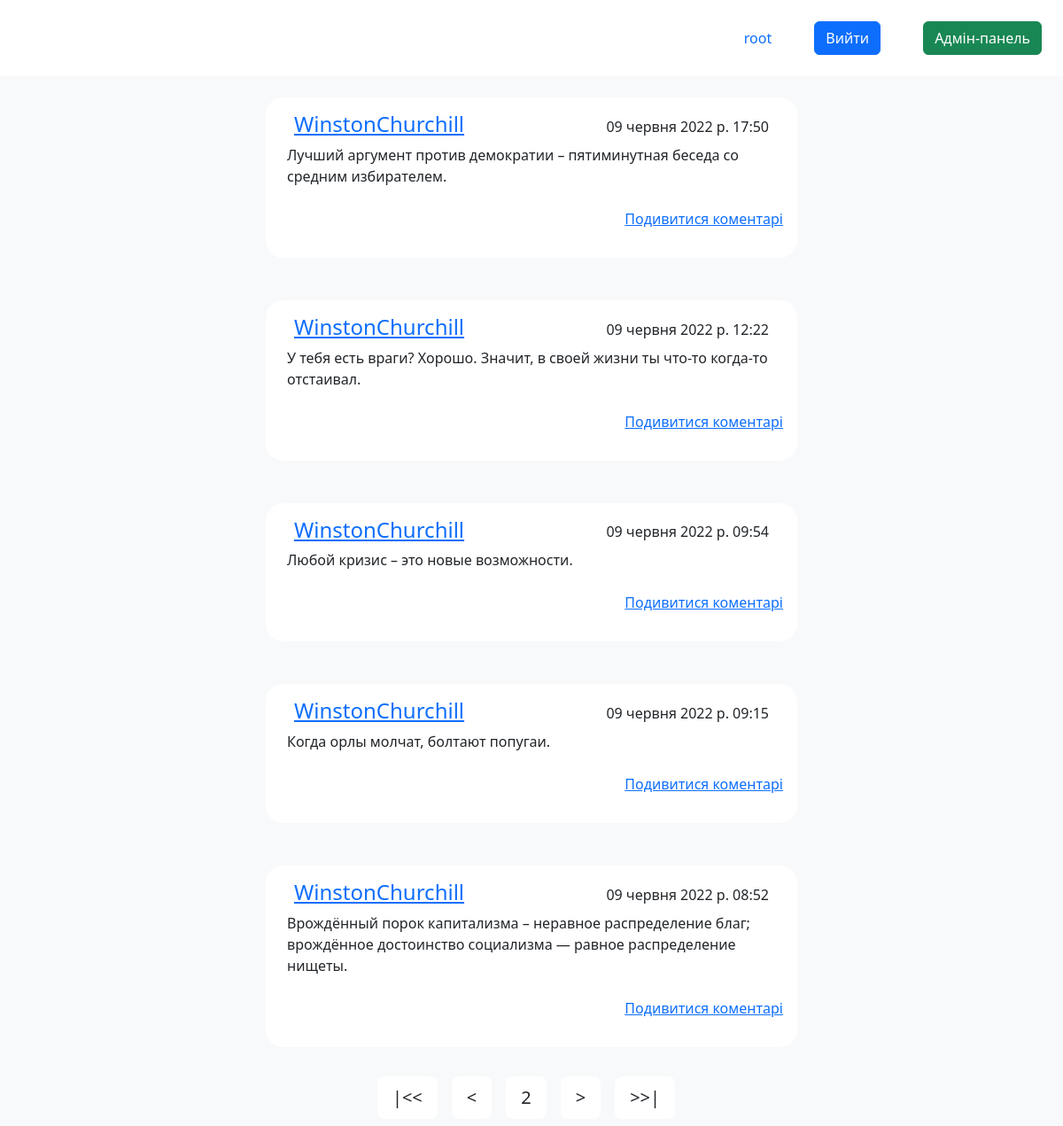
Page /?page=2 (signed in) on the committed database.
### blog/models.py (models this page shows)
class Post(models.Model):
    id = models.AutoField(primary_key=True)
    author = models.ForeignKey(User, on_delete=models.CASCADE)
    content = models.TextField(blank=True, verbose_name="Текст статті", null=False)
    time_create = models.DateTimeField(auto_now_add=True, verbose_name="Час створення")
    time_update = models.DateTimeField(auto_now=True, verbose_name="Час редагування")
    class Meta:
        verbose_name = 'Пости'
        verbose_name_plural = 'Пости'
        ordering = ['-time_create']

### blog/views.py (the view)
# urls.py: path('', MainPageView.as_view(), name='main_page'),
class MainPageView(View):
    def get(self, request):
        all_posts = Post.objects.all().order_by('-time_create')
        paginator = Paginator(all_posts, 5)
        page_number = request.GET.get('page', 1)
        page = paginator.get_page(page_number)
        return render(request, 'blog/main_page.html', {'posts': page, 'user': request.user})

### blog/templates/blog/main_page.html (shortened to what this page needs)
{% extends 'blog/base.html' %}
{% block content %}
<main class="d-flex flex-column align-items-center gap-4 pb-65">
    {% for post in posts %}
    <div class="mb-4 p-3 bg-white w-50  rounded-20">
        <div class="d-flex justify-content-between align-items-end  mx-3">
            <p class="h4 m-0"><a href="{% url 'user_posts' username=post.author.username %}">{{ post.author }}</a></p>
            <p class="m-0">{{ post.time_create }}</p></div>
        <div><p class="text-lg p-2">{{ post.content }}</p></div>
        <div class="w-70 ml-30 g-4 justify-content-between d-flex flex-row-reverse">
            <p><a href="{% url 'post_comments' post.id %}" class="w-50 mb-0">Подивитися коментарі</a></p>
        </div>
    </div>
    {% empty %}
        <p>Постів немає.</p>
    {% endfor %}
</main>
{% if posts.has_other_pages %}
<footer class="mt-4 bg-light fixed-bottom ">
    <div class="pagination container d-flex justify-content-center">
        {% if posts.has_previous %}
        <a href="?page=1" class="btn m-2 btn-lg bg-white btn-custom-rounded">|<<</a>
        <a href="?page={{ posts.previous_page_number }}" class="btn m-2 btn-lg bg-white btn-custom-rounded"><</a>
        {% endif %}
        <span class="btn m-2 btn-lg bg-white btn-custom-rounded">{{ posts.number }}</span>
        {% if posts.has_next %}
        <a href="?page={{ posts.next_page_number }}" class="btn m-2 btn-lg bg-white btn-custom-rounded">></a>
        <a href="?page={{ posts.paginator.num_pages }}" class="btn m-2 btn-lg bg-white btn-custom-rounded">>>|</a>
        {% endif %}
    </div>
    {% endif %}
</footer>
{% endblock %}

### blog/templates/blog/base.html (shortened to what this page needs)
{% load static %}
<!DOCTYPE html>
<html>
    <head>
        <link type="text/css" rel="stylesheet" href="{% static 'css/styles.css' %}">
        <link type="text/css" rel="stylesheet" href="{% static 'css/bootstrap.css' %}">
    </head>
    <body class="bg-light ">
            <header class="p-4 bg-white mb-4 d-flex justify-content-between flex-row-reverse">
               <div class="d-flex justify-content-between align-items-center gap-5">
                {% if user.is_authenticated %}
                    <div><a href="{% url 'user_posts' user.username %}" class="mr-2 text-decoration-none ">{{ user.username }}</a></div>
                    <div><a href="{% url 'logout' %}" class="btn btn-primary mr-2 text-decoration-none">Вийти</a></div>
                {% endif %}
                   {% if user.is_superuser %}
                   <div><a href="{% url 'admin:index' %}" class="btn btn-success mr-2 text-decoration-none">Адмін-панель</a></div>
                   {% endif %}
                </div>
            </header>
            {% block content %}
            {% endblock %}
    </body>
</html>

### static/css/styles.css (style rules this page uses)
html, body { margin: 0; height: 100%; }
.pb-65 { padding-bottom: 65px; }
.rounded-20 { border-radius: 20px; }
.w-70 { width:70% }
.ml-30 { margin-left: 30% }

### rows in the picture
Post: author "WinstonChurchill", time_create "09 червня 2022 р. 17:50", content "Лучший аргумент против демократии – пятиминутная беседа со средним избирателем."
Post: author "WinstonChurchill", time_create "09 червня 2022 р. 12:22", content "У тебя есть враги? Хорошо. Значит, в своей жизни ты что-то когда-то отстаивал."
Post: author "WinstonChurchill", time_create "09 червня 2022 р. 09:54", content "Любой кризис – это новые возможности."
Post: author "WinstonChurchill", time_create "09 червня 2022 р. 09:15", content "Когда орлы молчат, болтают попугаи."
Post: author "WinstonChurchill", time_create "09 червня 2022 р. 08:52", content "Врождённый порок капитализма – неравное распределение благ; врождённое достоинство социализма — равное распределение нищеты."

### other values in the picture
{{ user.username }} "root"
{{ posts.number }} "2"
